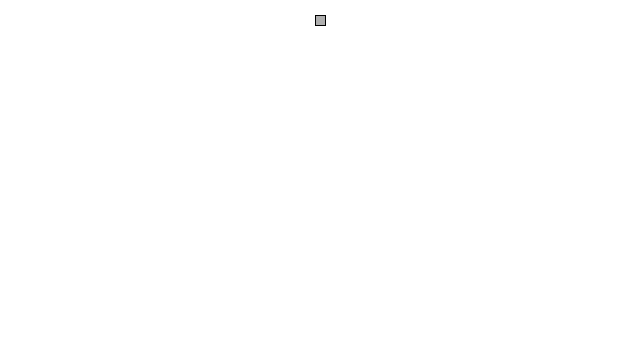
Frame 1 (no input)
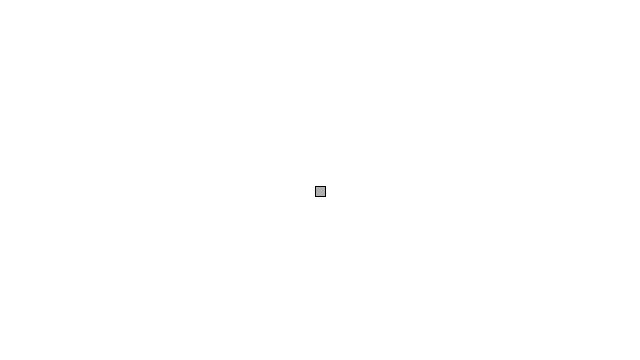
Frame 60 (the mouse pressed at the canvas centre just before this capture)
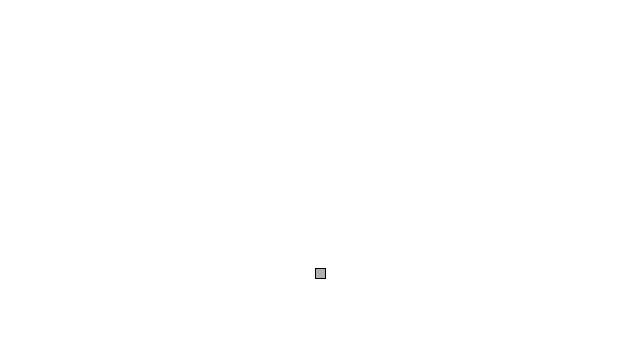
Frame 120 (the mouse held since frame 60 and released just before this capture)

The Processing sketch that drew these frames (run headless with seeded random() and noise(); from frame 60 on, the mouse is pressed at the canvas centre):

// Processing sketch: rebounce
// ── rebounce.pde
// Learning Processing
// Daniel Shiffman
// http://www.learningprocessing.com

// Example 5-9: Simple Gravity

float x = 320;   // x location of square
float y = 20;     // y location of square

float speed = 0;   // speed of square

// A new variable, for gravity (i.e. acceleration).   
// We use a relatively small number (0.1) because this accelerations accumulates over time, increasing the speed.   
// Try changing this number to 2.0 and see what happens.
float gravity = 0.1; 

float dampening = .5;

void setup() {
  size(640,360);

}

void draw() {
  background(255);

  // Display the square
  fill(175);
  stroke(0);
  rectMode(CENTER);
  rect(x,y,10,10);
  
  // Add speed to location.
  y = y + speed;
  
  // Add gravity to speed.
  speed = speed + gravity;
  
  // If square reaches the bottom
  // Reverse speed
  if (y > height) {
    // Multiplying by -0.95 instead of -1 slows the square down each time it bounces (by decreasing speed).  
    // This is known as a "dampening" effect and is a more realistic simulation of the real world (without it, a ball would bounce forever).
    speed = speed * -dampening;  
  }
  
  // PRINT OUT HTE absolute value of the speed
  // And the Y position
  println(abs(speed) + "\t" + y);
  
  // When the speed gets too low and the rect has essentially settled
  // at the bottom of the screen, reverse the dampening effect
  // by making the speed bigger on every bounce
  if( abs(speed) < 1 && y > height) {
    dampening = 1.25;
  }
  // When the speed gets too hight and the rect has flown off the top
  // of the screen dampen the speed on every "bounce"
  else if( abs(speed) > 5 && y < 0) {
    dampening = .5;
  }
  
}
